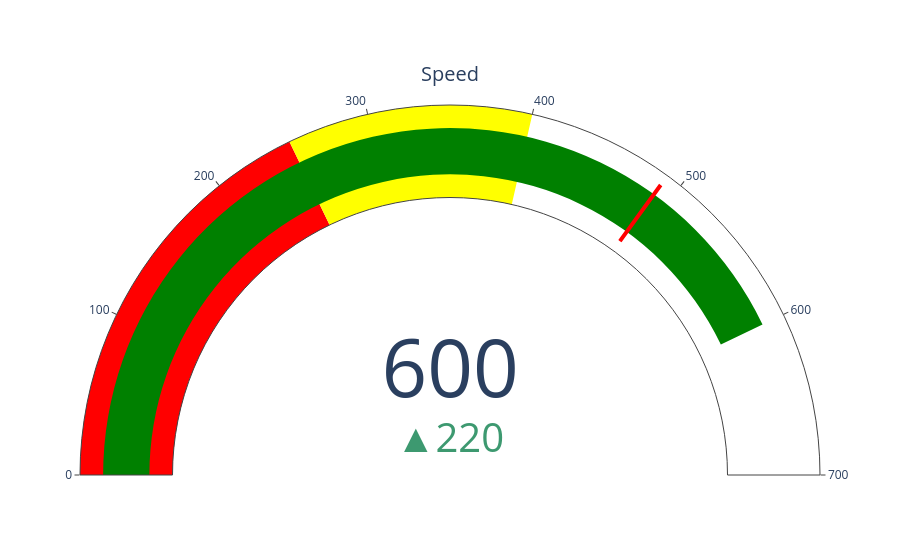

Write notebook code for a chart like this one.
### Code cell
# Gauge plot
fig = go.Figure(go.Indicator(
    domain = {'x': [0, 1], 'y': [0, 1]},
    value = 600,
    mode = "gauge+number+delta",
    title = {'text': "Speed"},
    delta = {'reference': 380},
    gauge = {'axis': {'range': [None, 700]},
             'steps' : [
                 {'range': [0, 250], 'color': "red"},
                 {'range': [250, 400], 'color': "yellow"}],
             'threshold' : {'line': {'color': "red", 'width': 4}, 'thickness': 0.75, 'value': 490}}))

fig.show()

### Figure 1 — Plotly figure (JSON) as saved in the notebook; plotly's stock layout.template omitted (floating-point values rounded to 4 significant figures)
{"data": [{"delta": {"reference": 380}, "domain": {"x": [0, 1], "y": [0, 1]}, "gauge": {"axis": {"range": [null, 700]}, "steps": [{"color": "red", "range": [0, 250]}, {"color": "yellow", "range": [250, 400]}], "threshold": {"line": {"color": "red", "width": 4}, "thickness": 0.75, "value": 490}}, "mode": "gauge+number+delta", "title": {"text": "Speed"}, "type": "indicator", "value": 600}], "layout": {}}
